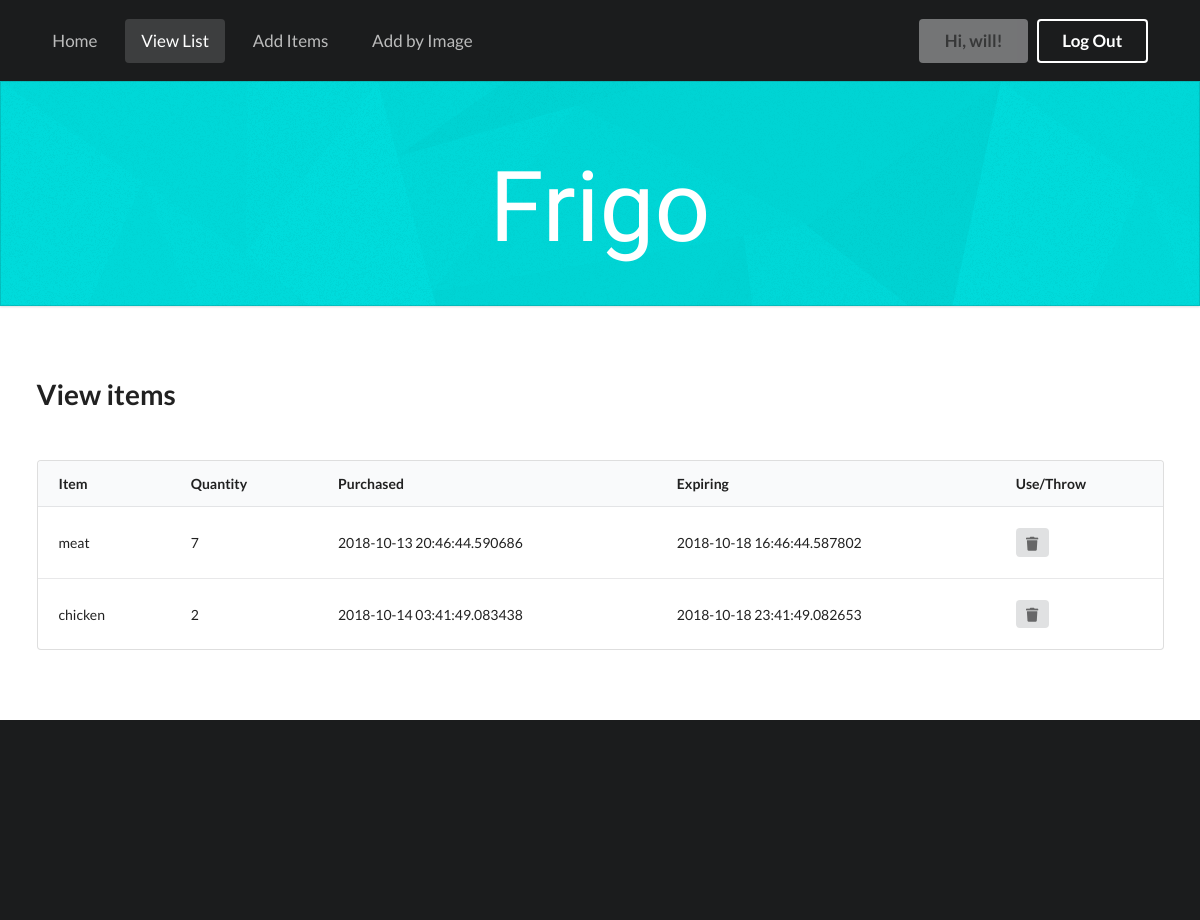
Screenshot of /view (signed in) with the database file from the repository.
### app/models.py (models this page shows, shortened)
class User(UserMixin, db.Model):
	id = db.Column(db.Integer, primary_key=True)
	username = db.Column(db.String(64), index=True, unique=True)
	email = db.Column(db.String(120), index=True, unique=True)
	password_hash = db.Column(db.String(128))
	fridges = db.relationship('Fridge', backref='owner', lazy='dynamic')

class Fridge(db.Model):
	id = db.Column(db.Integer, primary_key=True)
	user_id = db.Column(db.Integer, db.ForeignKey('user.id'))
	item = db.Column(db.String(64))
	quantity = db.Column(db.Integer)
	timestamp = db.Column(db.DateTime, index=True, default=datetime.utcnow)
	expiration = db.Column(db.DateTime, index=True)

### app/routes.py (the view)
@app.route('/view')
@login_required
def view():
	return render_template('view.html', title='View Items', fridges=Fridge.query.filter_by(user_id=current_user.get_id()).order_by(Fridge.expiration))

### app/models.py (called while the page is built)
@login.user_loader
def load_user(id):
    return User.query.get(int(id))

### app/templates/view.html (shortened to what this page needs)
{% extends "base.html" %}
{% set active_page = "view" %}
{% block content %}
<div class="ui middle aligned stackable grid container">
	<div class="row">
		<div class="column">
			<h1>View items</h1><br>
			<table class="ui very padded table">
				<thead>
					<tr>
						<th>Item</th>
						<th>Quantity</th>
						<th>Purchased</th>
						<th>Expiring</th>
						<th>Use/Throw</th>
					</tr>
				</thead>
				<tbody>
					{% for item in fridges %}
					<tr id="tr{{ item.id }}">
						<td>{{ item.item }}</td>
						<td>{{ item.quantity }}</td>
						<td>{{ item.timestamp }}</td>
						<td>{{ item.expiration }}</td>
						<td>
							<button class="ui compact icon button" onclick='discardRow("{{ item.id }}");'>
  							<i class="trash icon"></i>
							</button>
						</td>
					</tr>
					{% endfor %}
				</tbody>
			</table>
		</div>
    </div>
</div>
{% endblock %}

### app/templates/base.html (shortened to what this page needs)
{% set navigation_bar = [
  ('/', 'index', 'Home'),
  ('/view', 'view', 'View List'),
  ('/add', 'add', 'Add Items'),
  ('/addbyimg', 'addbyimg', 'Add by Image')
] -%}
{% set active_page = active_page|default('index') -%}
<html>
	<head>
		<link rel="stylesheet" type="text/css" href="{{ url_for('static',filename='semantic.css') }}">
	</head>
	{% if active_page == 'addbyimg' %}
	<body onload="init();">
	{% else %}
	<body>
	{% endif %}
		<div>
			<div class="ui top fixed inverted segment topbar">
				<div class="ui container">
					<div class="ui inverted secondary huge menu">
         			{% for href, id, caption in navigation_bar %}
          			<a class="{% if id == active_page %}active {% endif
          			%} item" href="{{ href|e }}">{{ caption|e }}</a>
          			{% endfor %}
					<div class="right item">
						{% if current_user.is_anonymous %}
						<a class="ui inverted button" href="{{ url_for('login') }}">Log In</a>
						<a class="ui inverted button" href="{{ url_for('register') }}">Sign Up</a>
						{% else %}
						<a class="ui disabled button">Hi, {{ current_user.username }}!</a>
						<a class="ui inverted button" href="{{ url_for('logout') }}">Log Out</a>
						{% endif %}
					</div>
				</div>
			</div>
		</div>
		<div class="ui segment masthead">
			<h1 class="ui inverted header">Frigo</h1>
		</div>
		<div class="ui vertical stripe segment">
			{% block content %}{% endblock %}
		</div>
	</div>
<div class="ui inverted footer segment">
		<div class="ui container">
			<br><br><br>
        </div>
    </div>
</body>
</html>

### rows the page displays
User: username "will"
Fridge: item "meat", quantity "7", timestamp "2018-10-13 20:46:44.590686", expiration "2018-10-18 16:46:44.587802"
Fridge: item "chicken", quantity "2", timestamp "2018-10-14 03:41:49.083438", expiration "2018-10-18 23:41:49.082653"

### other values shown
{{ caption|e }} "Home" "View List" "Add Items" "Add by Image"
